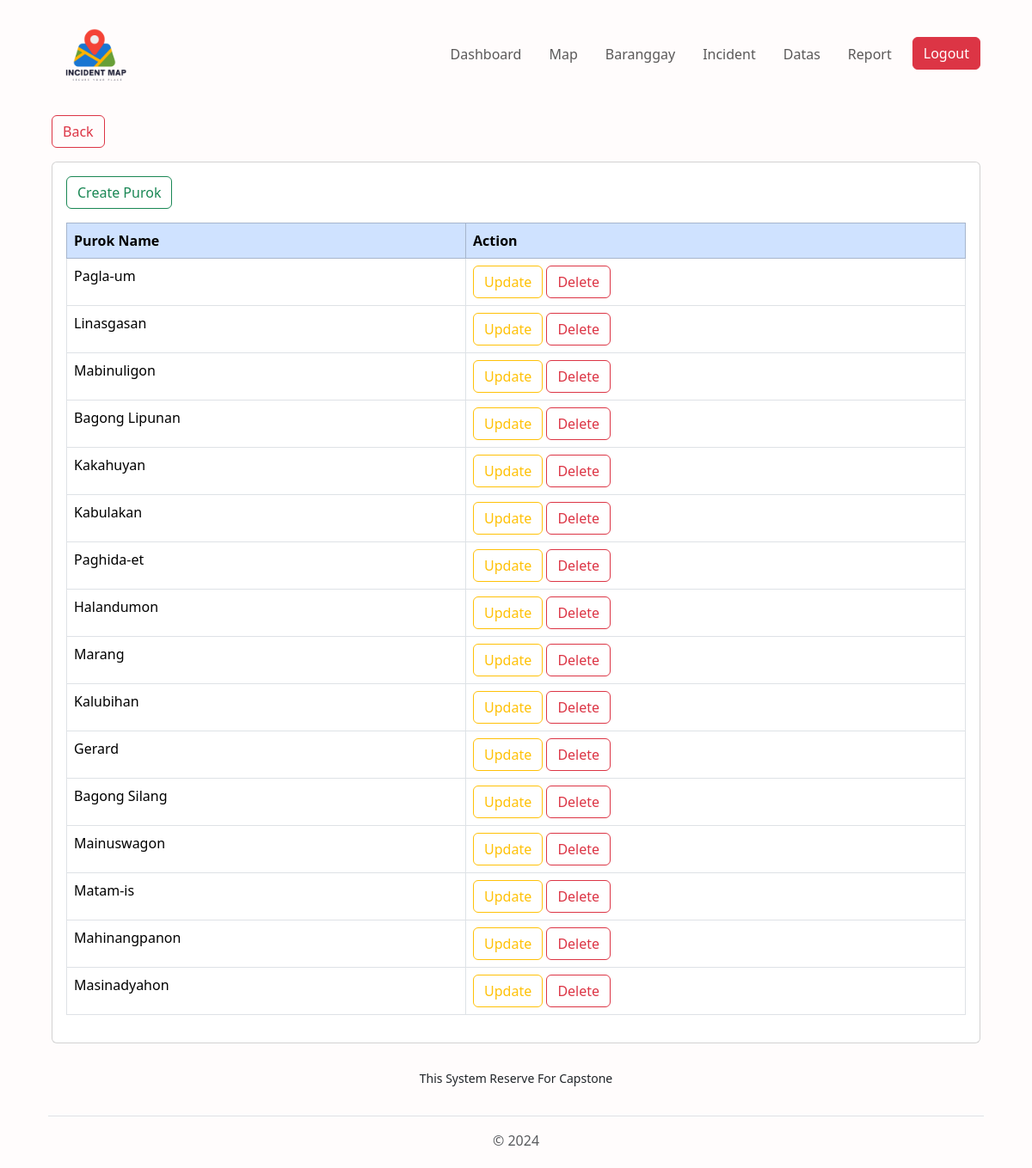
The page /view/pages/admin/purok.php?baranggay=Bato (signed in) on the database its author committed.
### tables this page shows
CREATE TABLE `tbl_purok` (
  `id` int(255) NOT NULL,
  `baranggay_name` varchar(255) NOT NULL,
  `purok_name` varchar(255) NOT NULL
);

### connection/connection.php (called while the page is built, shortened)
<?php
class config {
    public function __construct(){
        $dsn = "mysql:host=".H.";dbname=".DB;
        $username = U;
        $password = P;
        try {
            $this->pdo = new PDO($dsn, $username, $password);
        } catch (PDOException $e) {
            die("Connection failed: " . $e->getMessage());
        }
    }
}
?>

### controller/AdminController.php (called while the page is built, shortened)
<?php
require_once('../../../services/AdminService.php');
$adminService = new AdminServices();
?>

### services/AdminService.php (called while the page is built, shortened)
<?php
require_once("../../../connection/connection.php");
class AdminServices extends config {
    public function getAllPurokByID($baranggay_name) {
        try {
            $query = "SELECT `id`, `purok_name` FROM `tbl_purok` WHERE `baranggay_name` =  :baranggay_name";
            $stmt = $this->pdo->prepare($query);
            $stmt->bindParam(':baranggay_name', $baranggay_name);
            $stmt->execute();
            $results = $stmt->fetchAll(PDO::FETCH_ASSOC);
            return $results;
        } catch (PDOException $e) {
            echo "Error: " . $e->getMessage();
            return [];
        }
    }
}
?>

### view/pages/admin/purok.php (the view, shortened to what this page needs)
<?php
$title = "admin";
require_once('../../../controller/AdminController.php');
$baranggay_name = $_GET['baranggay'];
$getAllPurok = $adminService->getAllPurokByID($baranggay_name);
require_once('../../components/header.php');
?>
<div class="container-fluid mt-2">
    <a href="baranggay.php" class="btn btn-outline-danger mb-3">Back</a>
    <div class="card p-3">
        <div class="mb-3">
            <button class="btn btn-outline-success" data-bs-toggle="modal" data-bs-target="#createPurokModal">
                Create Purok
            </button>
        </div>
        <table class="table table-bordered rounded">
            <thead class="table-primary">
                <tr class="rounded">
                    <th scope="col">Purok Name</th>
                    <th scope="col">Action</th>
                </tr>
            </thead>
            <tbody>
                <?php foreach ($getAllPurok as $purok): ?>
                <tr>
                    <td><?php echo $purok['purok_name']; ?></td>
                    <td>
                        <button class="btn btn-outline-warning" data-bs-toggle="modal" data-bs-target="#updatePurokModal" onclick="openUpdateModal(<?php echo $purok['id']; ?>, '<?php echo $purok['purok_name']; ?>')">
                            Update
                        </button>
                        <button class="btn btn-outline-danger" data-bs-toggle="modal" data-bs-target="#deletePurokModal" onclick="setDeleteId(<?php echo $purok['id']; ?>)">
                            Delete
                        </button>
                    </td>
                </tr>
                <?php endforeach; ?>
            </tbody>
        </table>
    </div>
</div>
<?php require_once('../../components/footer.php'); ?>
<?php require_once('../../components/footer.php'); ?>

### view/components/header.php (shortened to what this page needs)
<!DOCTYPE html>
<html lang="en">
<head>
    <link rel="stylesheet" href="https://unpkg.com/leaflet@1.7.1/dist/leaflet.css" />
    <link href="https://cdn.jsdelivr.net/npm/bootstrap@5.3.3/dist/css/bootstrap.min.css" rel="stylesheet">
</head>
<body class="px-1 px-md-5" style="background-color: #fffcfc">
<?php
    if (isset($_SESSION['username']) && $title != "User") {
        echo "
                <nav class='navbar navbar-expand-lg navbar-light'>
                    <div class='container-fluid'>
                        <a class='navbar-brand' href='#'><img src='../../../assets/images/logo.png' alt='' srcset='' width='auto' height='100'></a>
                        <button class='navbar-toggler' type='button' data-bs-toggle='collapse' data-bs-target='#navbarNav' aria-controls='navbarNav' aria-expanded='false' aria-label='Toggle navigation'>
                            <span class='navbar-toggler-icon'></span>
                        </button>
                        <div class='collapse navbar-collapse' id='navbarNav'>
                            <ul class='navbar-nav ms-auto'>
                                <li class='nav-item'>
                                    <a class='nav-link ms-3' href='index.php'>Dashboard</a>
                                </li>
                                 <li class='nav-item'>
                                    <a class='nav-link ms-3' href='map.php'>Map</a>
                                </li>
                                <li class='nav-item'>
                                    <a class='nav-link ms-3' href='baranggay.php'>Baranggay</a>
                                </li>
                                <li class='nav-item'>
                                    <a class='nav-link ms-3' href='incident.php'>Incident</a>
                                </li>
                                <li class='nav-item'>
                                    <a class='nav-link ms-3' href='baranggay_data.php'>Datas</a>
                                </li>
                                <li class='nav-item'>
                                    <a class='nav-link ms-3' href='report.php'>Report</a>
                                </li>
                                <li class='nav-item'>
                                  <form action='' method='post' class='ms-3'>
                                        <input type='hidden' name='action' value='logout'>
                                        <button class='btn btn-danger btn-md' type='submit'>Logout</button>
                                    </form>
                                </li>
                            </ul>
                        </div>
                    </div>
                </nav>
        ";
    }
?>

### view/components/footer.php (shortened to what this page needs)
    <footer class="py-1 px-2  mt-4">
    <ul class="nav justify-content-center border-bottom pb-3 mb-3">
        <p class="nav-item text-center">
        <small>This System Reserve For Capstone</small>
        </p>
    </ul>
    <p class="text-center text-body-secondary">© 2024</p>
    </footer>
</body>
</html>

### rows shown on the page
tbl_purok: purok_name "Pagla-um"
tbl_purok: purok_name "Linasgasan"
tbl_purok: purok_name "Mabinuligon"
tbl_purok: purok_name "Bagong Lipunan"
tbl_purok: purok_name "Kakahuyan"
tbl_purok: purok_name "Kabulakan"
tbl_purok: purok_name "Paghida-et"
tbl_purok: purok_name "Halandumon"
tbl_purok: purok_name "Marang"
tbl_purok: purok_name "Kalubihan"
tbl_purok: purok_name "Gerard"
tbl_purok: purok_name "Bagong Silang"
tbl_purok: purok_name "Mainuswagon"
tbl_purok: purok_name "Matam-is"
tbl_purok: purok_name "Mahinangpanon"
tbl_purok: purok_name "Masinadyahon"
